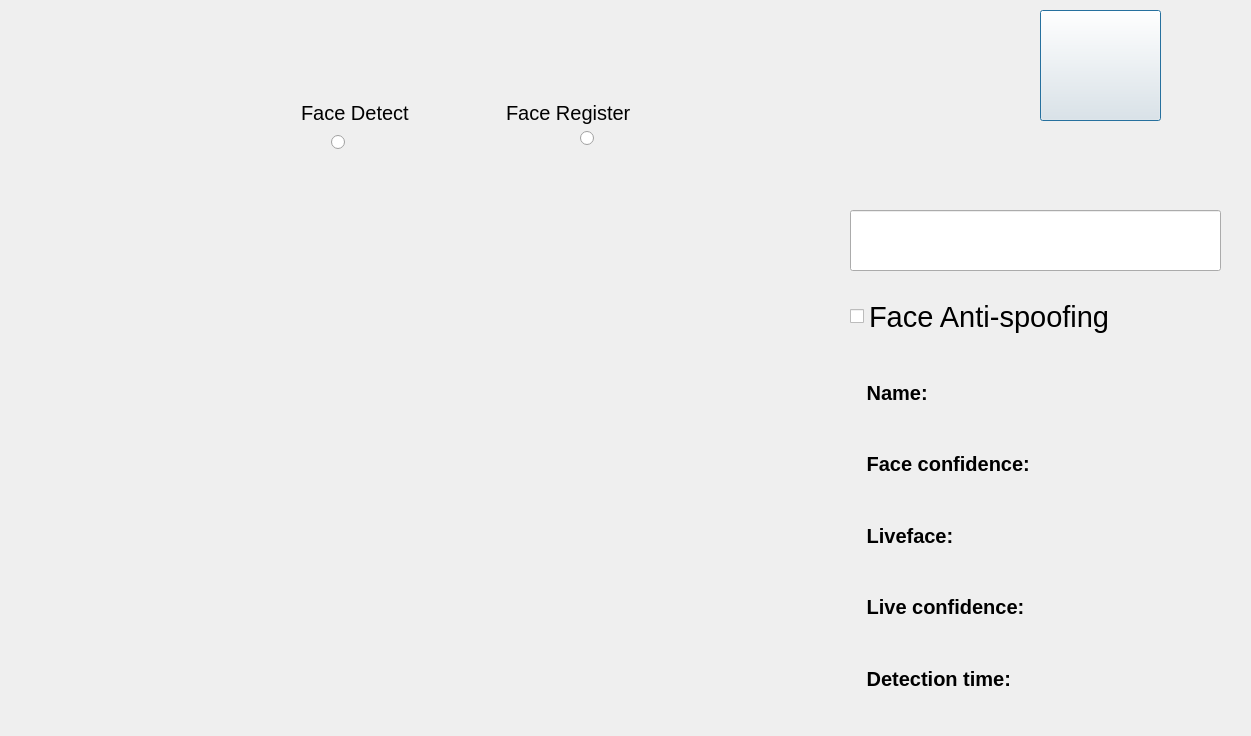
<?xml version="1.0" encoding="UTF-8"?>
<ui version="4.0">
 <class>FaceLoginAndRegister</class>
 <widget class="QDialog" name="FaceLoginAndRegister">
  <property name="geometry">
   <rect>
    <x>0</x>
    <y>0</y>
    <width>1251</width>
    <height>736</height>
   </rect>
  </property>
  <property name="windowTitle">
   <string>Dialog</string>
  </property>
  <property name="styleSheet">
   <string notr="true">border-image: url(:/new/icon/D:/image/bg.png);</string>
  </property>
  <widget class="QCheckBox" name="checkBox">
   <property name="geometry">
    <rect>
     <x>850</x>
     <y>291</y>
     <width>371</width>
     <height>51</height>
    </rect>
   </property>
   <property name="font">
    <font>
     <pointsize>22</pointsize>
    </font>
   </property>
   <property name="text">
    <string>Face Anti-spoofing</string>
   </property>
  </widget>
  <widget class="QLabel" name="labelRegister">
   <property name="geometry">
    <rect>
     <x>530</x>
     <y>0</y>
     <width>101</width>
     <height>91</height>
    </rect>
   </property>
   <property name="text">
    <string/>
   </property>
  </widget>
  <widget class="QLabel" name="photoShow">
   <property name="geometry">
    <rect>
     <x>220</x>
     <y>220</y>
     <width>521</width>
     <height>441</height>
    </rect>
   </property>
   <property name="text">
    <string/>
   </property>
  </widget>
  <widget class="QWidget" name="layoutWidget_2">
   <property name="geometry">
    <rect>
     <x>850</x>
     <y>360</y>
     <width>371</width>
     <height>351</height>
    </rect>
   </property>
   <layout class="QVBoxLayout" name="verticalLayout_3">
    <item>
     <layout class="QHBoxLayout" name="horizontalLayout_16">
      <item>
       <widget class="QLabel" name="label_12">
        <property name="font">
         <font>
          <pointsize>15</pointsize>
          <weight>75</weight>
          <bold>true</bold>
         </font>
        </property>
        <property name="text">
         <string>   Name:</string>
        </property>
       </widget>
      </item>
      <item>
       <widget class="QLabel" name="labelName_3">
        <property name="font">
         <font>
          <pointsize>11</pointsize>
          <weight>75</weight>
          <bold>true</bold>
         </font>
        </property>
        <property name="text">
         <string/>
        </property>
       </widget>
      </item>
     </layout>
    </item>
    <item>
     <layout class="QHBoxLayout" name="horizontalLayout_17">
      <item>
       <widget class="QLabel" name="label_13">
        <property name="font">
         <font>
          <pointsize>15</pointsize>
          <weight>75</weight>
          <bold>true</bold>
         </font>
        </property>
        <property name="text">
         <string>   Face confidence:</string>
        </property>
       </widget>
      </item>
      <item>
       <widget class="QLabel" name="labelFaCo_3">
        <property name="font">
         <font>
          <pointsize>11</pointsize>
          <weight>75</weight>
          <bold>true</bold>
         </font>
        </property>
        <property name="text">
         <string/>
        </property>
       </widget>
      </item>
     </layout>
    </item>
    <item>
     <layout class="QHBoxLayout" name="horizontalLayout_18">
      <item>
       <widget class="QLabel" name="label_14">
        <property name="font">
         <font>
          <pointsize>15</pointsize>
          <weight>75</weight>
          <bold>true</bold>
         </font>
        </property>
        <property name="text">
         <string>   Liveface:</string>
        </property>
       </widget>
      </item>
      <item>
       <widget class="QLabel" name="labelLive_3">
        <property name="font">
         <font>
          <pointsize>11</pointsize>
          <weight>75</weight>
          <bold>true</bold>
         </font>
        </property>
        <property name="text">
         <string/>
        </property>
       </widget>
      </item>
     </layout>
    </item>
    <item>
     <layout class="QHBoxLayout" name="horizontalLayout_19">
      <item>
       <widget class="QLabel" name="label_15">
        <property name="font">
         <font>
          <pointsize>15</pointsize>
          <weight>75</weight>
          <bold>true</bold>
         </font>
        </property>
        <property name="text">
         <string>   Live confidence:</string>
        </property>
       </widget>
      </item>
      <item>
       <widget class="QLabel" name="labelLiCo_3">
        <property name="font">
         <font>
          <pointsize>11</pointsize>
          <weight>75</weight>
          <bold>true</bold>
         </font>
        </property>
        <property name="text">
         <string/>
        </property>
       </widget>
      </item>
     </layout>
    </item>
    <item>
     <layout class="QHBoxLayout" name="horizontalLayout_20">
      <item>
       <widget class="QLabel" name="label_16">
        <property name="font">
         <font>
          <pointsize>15</pointsize>
          <weight>75</weight>
          <bold>true</bold>
         </font>
        </property>
        <property name="text">
         <string>   Detection time:</string>
        </property>
       </widget>
      </item>
      <item>
       <widget class="QLabel" name="labelDeTi_3">
        <property name="font">
         <font>
          <pointsize>11</pointsize>
          <weight>75</weight>
          <bold>true</bold>
         </font>
        </property>
        <property name="text">
         <string/>
        </property>
       </widget>
      </item>
     </layout>
    </item>
   </layout>
  </widget>
  <widget class="QLabel" name="labelLogin">
   <property name="geometry">
    <rect>
     <x>310</x>
     <y>0</y>
     <width>101</width>
     <height>91</height>
    </rect>
   </property>
   <property name="text">
    <string/>
   </property>
  </widget>
  <widget class="QLineEdit" name="lineEditNewName">
   <property name="geometry">
    <rect>
     <x>850</x>
     <y>210</y>
     <width>371</width>
     <height>61</height>
    </rect>
   </property>
  </widget>
  <widget class="QPushButton" name="buttonHome">
   <property name="geometry">
    <rect>
     <x>1040</x>
     <y>10</y>
     <width>121</width>
     <height>111</height>
    </rect>
   </property>
   <property name="text">
    <string/>
   </property>
  </widget>
  <widget class="QLabel" name="labelRegisterWord_3">
   <property name="geometry">
    <rect>
     <x>506</x>
     <y>100</y>
     <width>169</width>
     <height>25</height>
    </rect>
   </property>
   <property name="font">
    <font>
     <pointsize>15</pointsize>
    </font>
   </property>
   <property name="text">
    <string>Face Register</string>
   </property>
  </widget>
  <widget class="QLabel" name="labelLoginWord_3">
   <property name="geometry">
    <rect>
     <x>301</x>
     <y>100</y>
     <width>143</width>
     <height>25</height>
    </rect>
   </property>
   <property name="font">
    <font>
     <pointsize>15</pointsize>
    </font>
   </property>
   <property name="text">
    <string>Face Detect</string>
   </property>
  </widget>
  <widget class="QRadioButton" name="radioButtonRegister_3">
   <property name="geometry">
    <rect>
     <x>580</x>
     <y>130</y>
     <width>23</width>
     <height>16</height>
    </rect>
   </property>
   <property name="text">
    <string/>
   </property>
  </widget>
  <widget class="QRadioButton" name="radioButtonLogin_3">
   <property name="geometry">
    <rect>
     <x>331</x>
     <y>134</y>
     <width>23</width>
     <height>16</height>
    </rect>
   </property>
   <property name="text">
    <string/>
   </property>
  </widget>
 </widget>
 <resources/>
 <connections/>
</ui>
